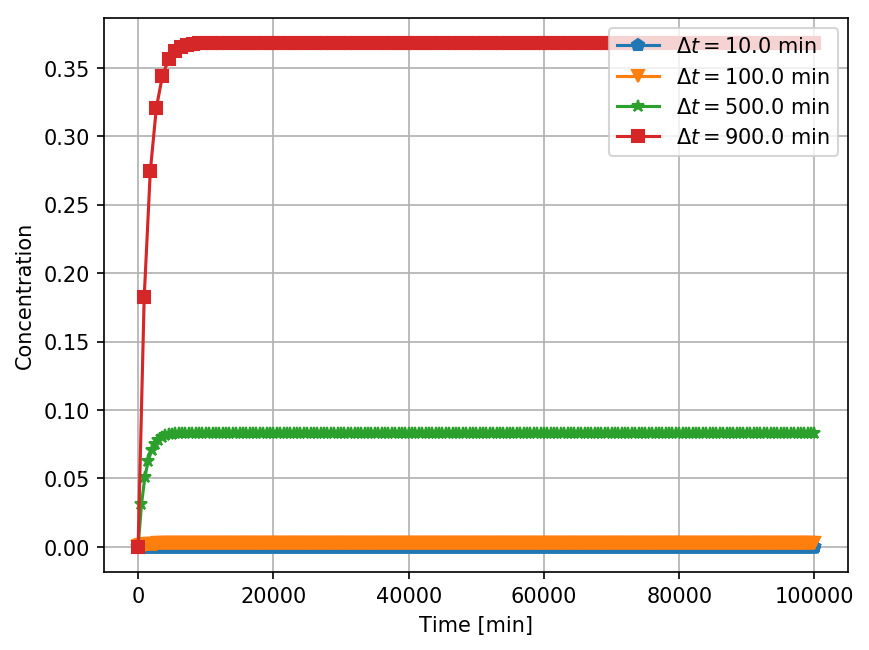

Python code for this plot:
import matplotlib.pyplot as plt
import numpy as np

def fm(c_old,c_in):
    return c_in-c_old

def rk2_step(c_old, c_in, h):
    k1=h*fm(c_old,c_in)
    k2=h*fm(c_old+0.5*k1,c_in)
    return c_old+k2

def rk4_step(c_old, c_in, h):
    k1=h*fm(c_old,c_in)
    k2=h*fm(c_old+0.5*k1,c_in)
    k3=h*fm(c_old+0.5*k2,c_in)
    k4=h*fm(c_old+    k3,c_in)
    return c_old+(k1+2*k2+2*k3+k4)/6

def ode_solv(c_into,c_init,t_final,h):
    f=[];t=[];m=[]
    c_in  = c_into #freshwater into tank
    c_old = c_init #seawater present 
    ti=0.
    mout=mbal=0
    while(ti <= t_final):
        t.append(ti); f.append(c_old);m.append(mbal)
        c_new = rk2_step(c_old,c_in,h)
        mout += (c_old+c_new)*h/2
        c_old = c_new
        mbal = (c_new+mout-c_init)/(c_init)
        ti   += h
    print(mbal)
    return t,f,m
# rest of code is to make a figure
# choose some step sizes to investigate
h = [0.01,0.1,0.5,0.9]
# initial values
vol=1000;q=1;c_into = 0; c_init = 35
tau=vol/q;t_final=100 # end of simulation in min
t=[];f=[];m=[]
for dti in h:
    ti,fi,mi = ode_solv(c_into,c_init,t_final,dti)
    t.append(np.array(ti));f.append(fi);m.append(mi)
f_an = c_init*np.exp(-np.array(t[0]))
symb = ['-p','-v','-*','-s']
fig = plt.figure(dpi=150)
for i in range(0,len(h)):
    plt.plot(tau*t[i], m[i], symb[i], label='$\Delta t =$'
             +str(h[i]*tau)+" min")
#plt.plot(tau*t[0], f_an, '-', color='k',label='analytical')
plt.legend(loc='upper right', ncol=1)
#plt.ylim([-0.5,4])
#plt.xlim([0,1000])
plt.grid()
plt.xlabel('Time [min]')
#plt.yscale('log')
plt.ylabel('Concentration')
plt.savefig('rk2.png', bbox_inches='tight'
            ,transparent=True)
plt.show()
